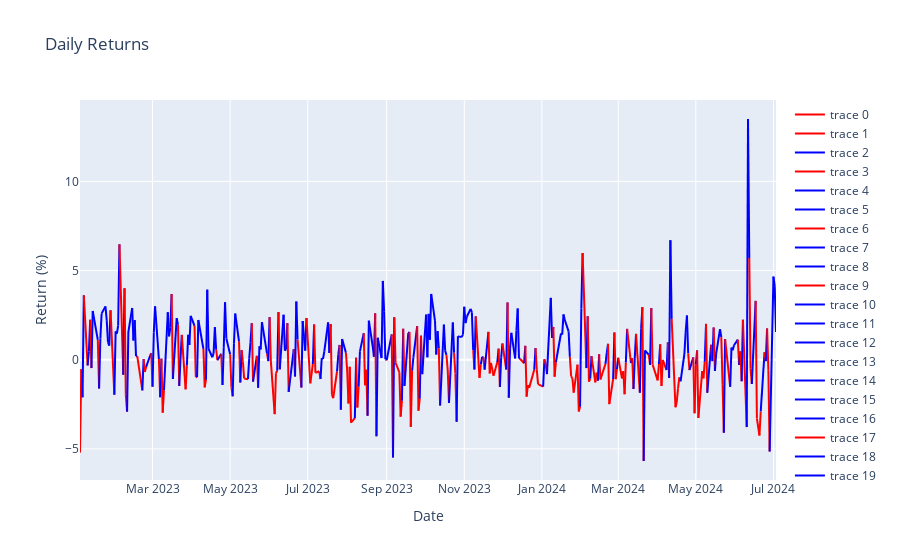

The cell this chart's notebook holds for it:
### Code cell
df['Return']= df['Close'] - df['Open']
traces = []

# Loop through the data to create traces
for i in range(1, len(df)):
    # Determine color based on positive or negative return
    color = 'blue' if df['Return'].iloc[i] > 0 else 'red'
    
    # Create a trace for each segment
    trace = go.Scatter(x=df.index[i-1:i+1], y=df['Return'].iloc[i-1:i+1], mode='lines', line=dict(color=color))
    traces.append(trace)

# Create the figure
fig = go.Figure(traces)

# Update layout
fig.update_layout(title='Daily Returns', xaxis_title='Date', yaxis_title='Return (%)')

# Show the plot
fig.show()
